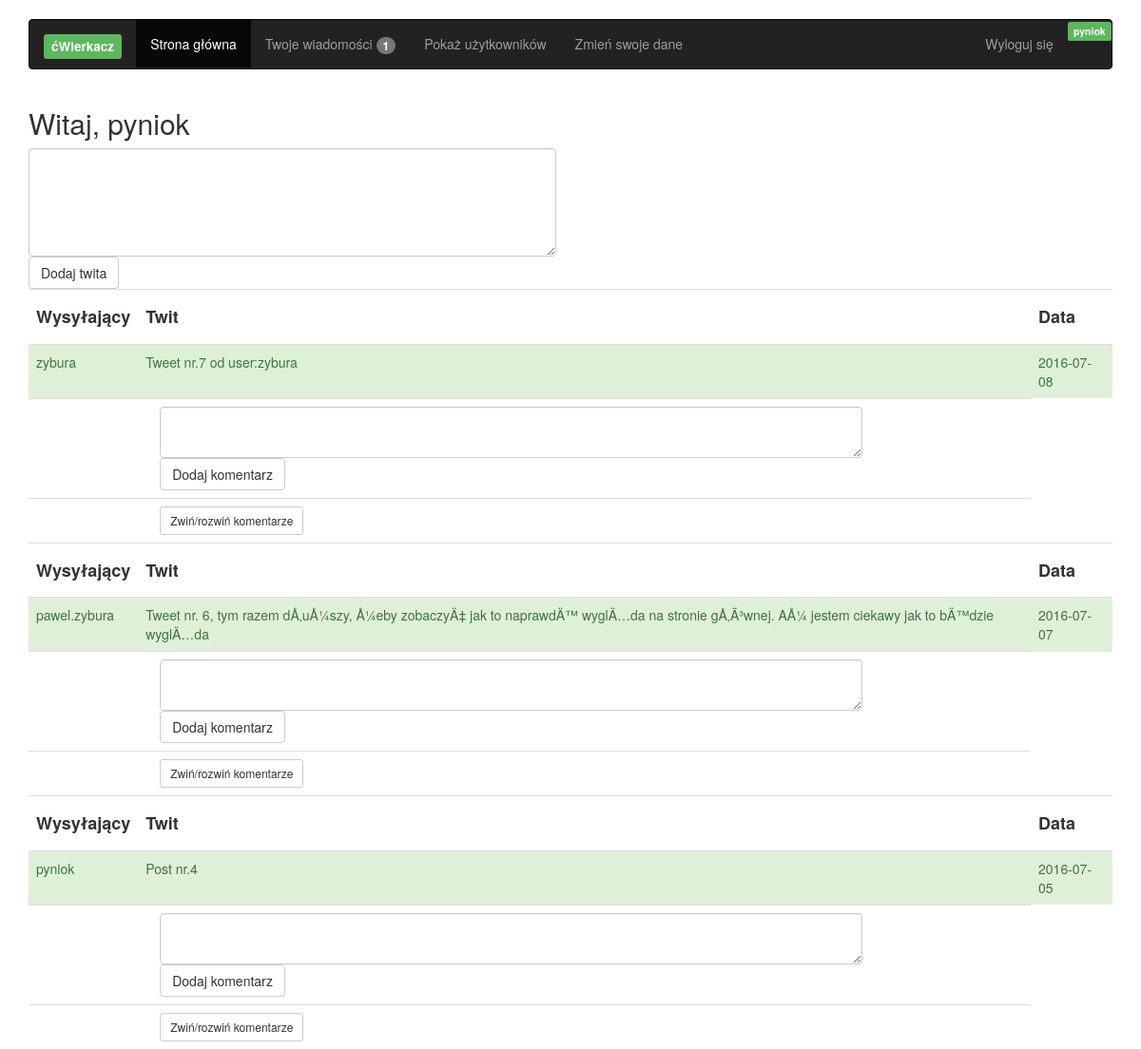
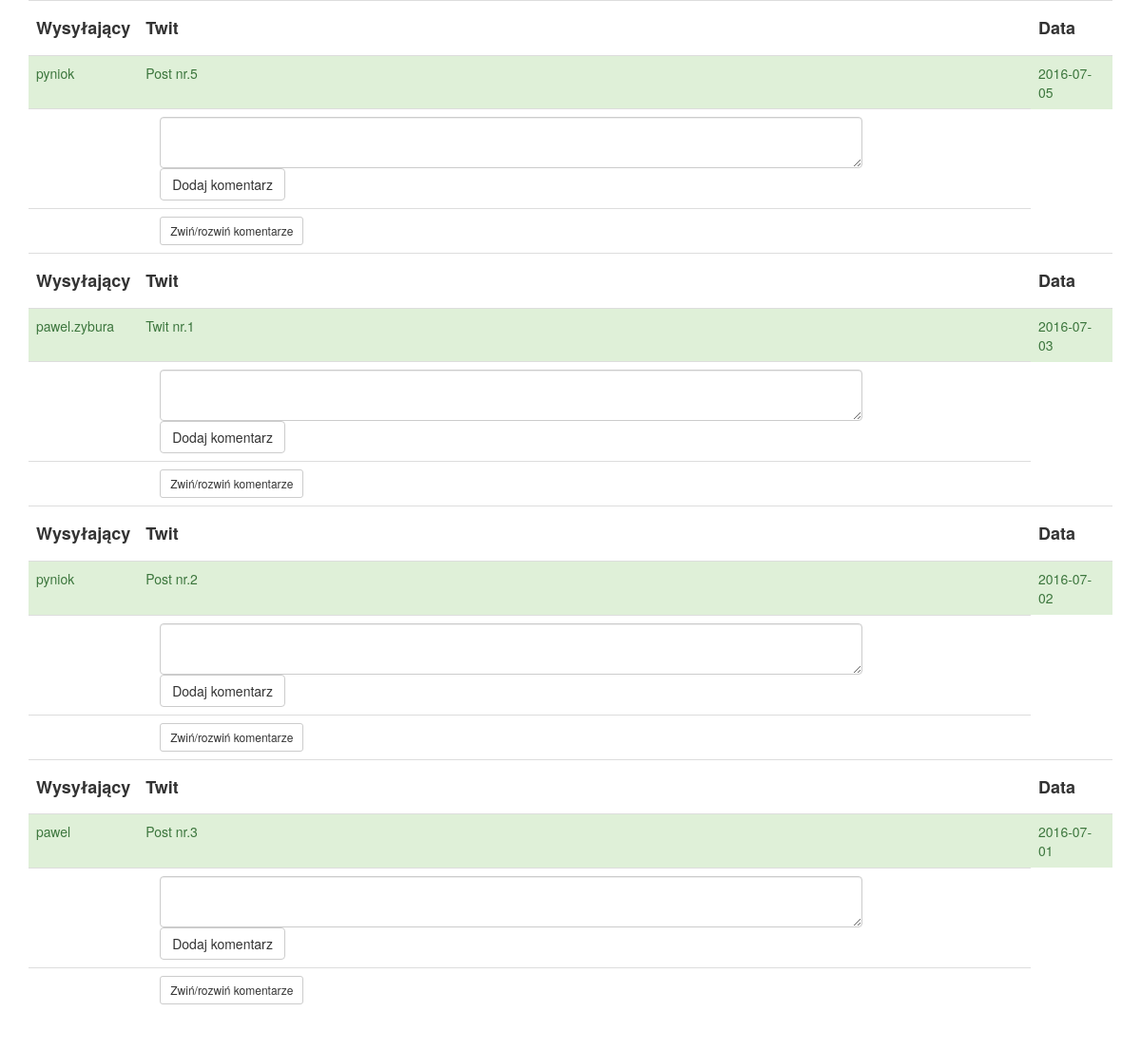
The page /index.php (signed in) on the database its author committed (2 pictures, top to bottom).
### tables this page shows
CREATE TABLE IF NOT EXISTS `Users` (
  `id` int(11) NOT NULL AUTO_INCREMENT,
  `login` varchar(20) DEFAULT NULL,
  `hashed_password` char(60) NOT NULL,
  `user_description` text,
  `is_active` tinyint(4) DEFAULT NULL,
  PRIMARY KEY (`id`),
  UNIQUE KEY `login` (`login`)
);

CREATE TABLE IF NOT EXISTS `Posts` (
  `id` int(11) NOT NULL AUTO_INCREMENT,
  `user_id` int(11) DEFAULT NULL,
  `post_text` varchar(140) DEFAULT NULL,
  `creation_date` date DEFAULT NULL,
  PRIMARY KEY (`id`),
  KEY `user_id` (`user_id`)
);

### src/message.php (called while the page is built, shortened)
<?php
class Message
{
    public static function getNewMessages(mysqli $db_conn, $receiver_id)
    {
        $sql = "SELECT *
                FROM Messages
                WHERE receiver_id = '{$receiver_id}'
                AND is_read = 1";
        $result = $db_conn->query($sql);
        $toReturn = 0;
        foreach ($result as $item) {
            $toReturn++;
        }
        return $toReturn;
    }
}

### src/functions.php (called while the page is built, shortened)
<?php
function getUserLogin(mysqli $conn, $id) {
    $user = new User();
    $user->loadFromDB($conn, $id);
    $login = $user->getLogin();
    if($login == true) {
        return $login;
    }
    return false;
}

### src/user.php (called while the page is built, shortened)
<?php
class User
{
    private $login;
    public function __construct()
    {
        $this->login = "";
    }
    public function getLogin()
    {
        return $this->login;
    }
    public function loadFromDB(mysqli $db_conn, $id)
    {
        $sql = "SELECT *
                FROM Users
                WHERE id=$id";
        $result = $db_conn->query($sql);
        if ($result != false) {
            if ($result->num_rows == 1) {
                $row = $result->fetch_assoc();
                $this->login = $row['login'];
                return true;
            }
        }
    }
}

### src/tweet.php (called while the page is built, shortened)
<?php
class Tweet
{
    public static function getAllTweets(mysqli $db_conn, $user_id, $all)
    {
        if ($all == 'all') {
            $sql = "SELECT *
                    FROM Posts
                    ORDER BY creation_date DESC";
        } elseif ($all == 'user') {
            $sql = "SELECT *
                    FROM Posts
                    WHERE user_id={$user_id}
                    ORDER BY creation_date DESC";
        }
        $toReturn = [];
        $result = $db_conn->query($sql);
        if ($result != false) {
            foreach ($result as $row) {
                $tweet = new Tweet();
                $tweet->id = $row['id'];
                $tweet->user_id = $row['user_id'];
                $tweet->postText = $row['post_text'];
                $tweet->date = $row['creation_date'];
                $toReturn[] = $tweet;
            }
        }
        return $toReturn;
    }
    private $id;
    private $user_id;
    private $postText;
    private $date;
    public function __construct()
    {
        $this->id = -1;
        $this->user_id = null;
        $this->postText = "";
        $this->date = null;
    }
    public function getId()
    {
        return $this->id;
    }
    public function getUserId()
    {
        return $this->user_id;
    }
    public function getpostText()
    {
        return $this->postText;
    }
    public function getDate()
    {
        return $this->date;
    }
}

### src/comment.php (called while the page is built, shortened)
<?php
class Comment
{
    public static function getAllComments(mysqli $db_conn, $post_id)
    {
        $sql = "SELECT *
                FROM Comments
                WHERE post_id=$post_id
                ORDER BY creation_date DESC";
        $toReturn = [];
        $result = $db_conn->query($sql);
        if ($result != false) {
            foreach ($result as $row) {
                $comment = new Comment();
                $comment->id = $row['id'];
                $comment->user_id = $row['user_id'];
                $comment->post_id = $row['post_id'];
                $comment->text = $row['comment_text'];
                $comment->date = $row['creation_date'];
                $toReturn[] = $comment;
            }
        }
        return $toReturn;
    }
}

### index.php (the view, shortened to what this page needs)
<?php
require_once __DIR__ . "/src/connection.php";
require_once __DIR__ . "/src/functions.php";
require_once __DIR__ . "/src/header.php";
?>
<div class='container'>
    <?php
    if (isset($_SESSION['loggedUserId'])) {
        $userLogin = getUserLogin($db_conn, $_SESSION['loggedUserId']);
        echo("
        <div class='row'>
            <div class=\"col-lg-6\">
              <h2>Witaj, $userLogin</h2>
              <form action=\"#\" method=\"post\" class=\"form-horizontal\" role=\"form\">
                    <textarea class=\"form-control\" rows=\"5\" name=\"postText\" maxlength='140'></textarea>
                    <button type=\"submit\" class='btn btn-default'>Dodaj twita</button>
              </form>
            </div>
        </div>
        </div>");
        $getAllTweetsResult = Tweet::getAllTweets($db_conn, $_SESSION['loggedUserId'], 'all');
        if (count($getAllTweetsResult) > 0) {
            echo("<div class='container'>");
            echo "<table class='table'>";
            $counter=0;
            foreach ($getAllTweetsResult as $twitRow) {
                $counter++;
                $twitText = $twitRow->getpostText();
                $twitId = $twitRow->getId();
                $loginId = $twitRow->getUserId();
                $login = getUserLogin($db_conn, $loginId);
                $twitDate = $twitRow->getDate();
                echo "<tr><td><h4><strong>Wysyłający</strong></h4></td><td><h4><strong>Twit</strong></h4></td><td><h4><strong>Data</strong></h4></td></tr>";
                echo "<tr class='alert-success'>
                               <td>$login</td>
                               <td>$twitText</td>
                              <td>$twitDate</td>
                              </tr>";
                $getAllCommentsResult = Comment::getAllComments($db_conn, $twitId);
                if ($getAllCommentsResult > 0) {
                    echo("<tr><td></td><td>");
                    echo("<div class='col-md-10'>");
                    echo("<form action=\"#\" method=\"post\" class=\"form-horizontal\" role=\"form\">
                                    <input type=\"hidden\" name=\"twitId\" value=\"$twitId\" />
                                    <textarea class=\"form-control\" rows=\"2\" name=\"commentText\" maxlength='120'></textarea>
                                    <button type=\"submit\" class='btn btn-default'>Dodaj komentarz</button>
                                    </form>");
                    echo("</div>");
                    echo("</td>");
                    echo("<tr><td></td><td>");
                    echo("<div class='col-md-6'>");
                    echo("<button data-toggle='collapse' data-target='#commentTable" .$counter."' class='btn btn-default btn-sm'>Zwiń/rozwiń komentarze</button>");
                    echo("</div>");
                    echo("</td></tr>");
                }
            }
            echo "</table>";
            echo("<br>");
        } else {
            echo "<p>Nie ma żadnych twitów</p>";
        }
    } else {
        echo "<div class='container'>
        <h1>Witaj!</h1>
        <p>Jeżeli jesteś u nas po raz pierwszy skorzystaj z darmowej rejestracji</p>
        <p>Jeżeli jesteś już zarejestrowany - zaloguj się</p>
        </div>";
    }
    echo('</div>');
    ?>
    </body>
    </html>

### src/header.php (shortened to what this page needs)
<!DOCTYPE html>
<html>
<head>
    <link href="css/bootstrap.min.css" rel="stylesheet">
    <link href="css/justified-nav.css" rel="stylesheet">
</head>
<body>
<div class="container">
    <nav class="navbar navbar-inverse">
        <div class="container-fluid">
            <div class="navbar-header">
                <a class="navbar-brand" href="#"><span class="label label-success">ćWierkacz</span></a>
            </div>
            <ul class="nav navbar-nav">
                <?php
                if (isset($_SESSION['loggedUserId'])) {
                    $loggedUser = getUserLogin($db_conn, $_SESSION['loggedUserId']);
                    echo "<li class=\"active\"><a href=\"index.php\">Strona główna</a></li>";
                    $newMessageCount = Message::getNewMessages($db_conn, $_SESSION['loggedUserId']);
                    if ($newMessageCount > 0) {
                        $messageMenuText = "Twoje wiadomości " . "<span class='badge'>".$newMessageCount."</span>";
                    } else {
                        $messageMenuText = "Twoje wiadomości";
                    }
                    echo "<li><a href=\"showAllMessages.php\">$messageMenuText</a></li> ";
                    echo "<li><a href=\"showAllUsers.php\">Pokaż użytkowników</a></li> ";
                    echo "<li><a href=\"editUser.php\">Zmień swoje dane</a></li> ";
                    echo("</ul>");
                    echo("<ul class=\"nav navbar-nav navbar-right\">");
                        echo "<li><a href=\"logout.php\">Wyloguj się</a></li>";
                        echo "<li><span class=\"label label-success\">$loggedUser</span></li>";
                    echo("</ul>");
                }
                ?>
        </div>
    </nav>
</div>

### css/justified-nav.css (style rules this page uses)
body { padding-top: 20px; }

### rows shown on the page
users: login "pyniok"
posts: user.login "zybura", post_text "Tweet nr.7 od user:zybura", creation_date "2016-07-08"
posts: user.login "pawel.zybura", post_text "Tweet nr. 6, tym razem dÅ‚uÅ¼szy, Å¼eby zobaczyÄ‡ jak to naprawdÄ™ wyglÄ…da na stronie gÅ‚Ã³wnej. AÅ¼ jestem ciekawy jak to bÄ™dzie wyglÄ…da", creation_date "2016-07-07"
posts: user.login "pyniok", post_text "Post nr.4", creation_date "2016-07-05"
posts: user.login "pyniok", post_text "Post nr.5", creation_date "2016-07-05"
posts: user.login "pawel.zybura", post_text "Twit nr.1", creation_date "2016-07-03"
posts: user.login "pyniok", post_text "Post nr.2", creation_date "2016-07-02"
posts: user.login "pawel", post_text "Post nr.3", creation_date "2016-07-01"

### other values the page prints
$newMessageCount "1"
